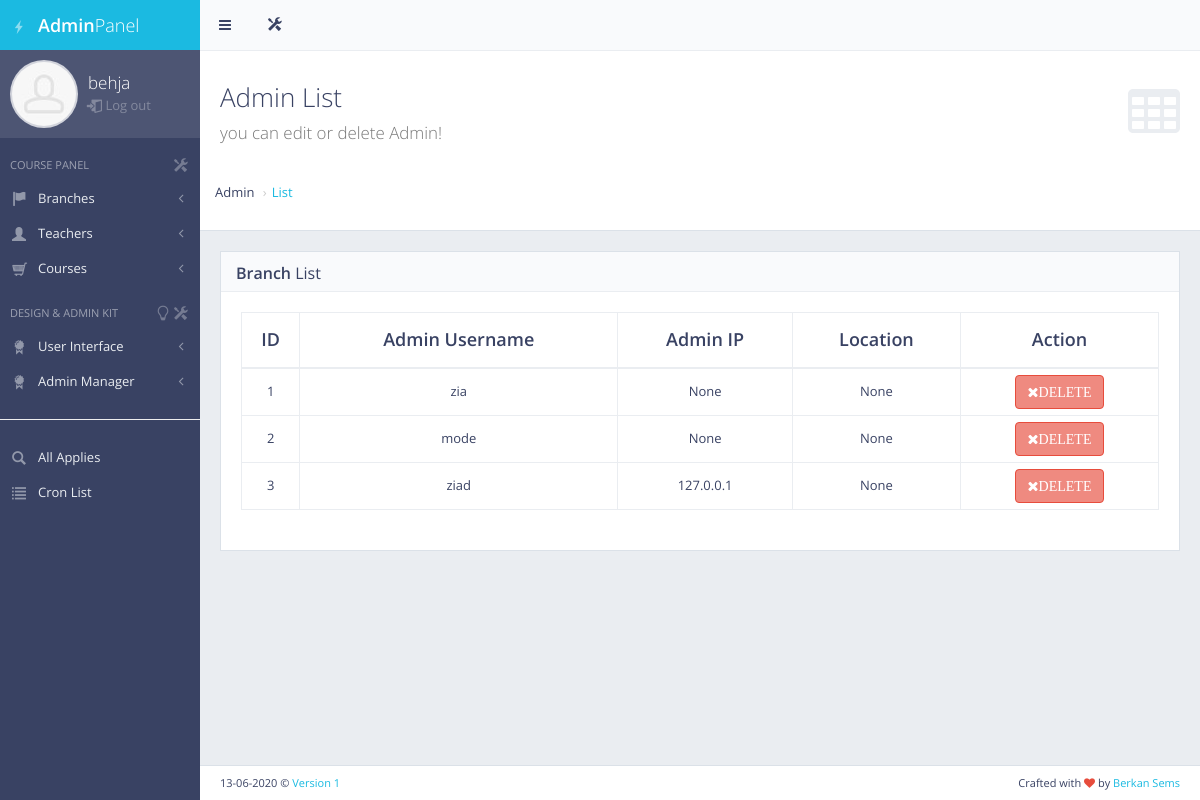
/panel/admin_list/ (signed in), run on the app's committed database.
### panel/models.py (models this page shows)
class Admins(models.Model):
    user = models.OneToOneField(User,null=True,on_delete=models.CASCADE)
    name = models.CharField(max_length=200)
    ip = models.CharField(max_length=200,null=True,blank=True)
    country = models.CharField(max_length=200,null=True)

### panel/decorators.py (the view)
        def wrapper_function(request, *args, **kwargs):
            group = None
            if request.user.groups.exists():
                group = request.user.groups.all()[0].name
            for role in allowed_roles:
                if group == role:
                    return view_func(request, *args, **kwargs)
            return HttpResponse("You are not authorized to view this page")

### panel/views.py (called while the page is built)
@login_required(login_url='my_login')
@allowed_users(allowed_roles=['admin'])
def adminList(request):
    adminUsers=Admins.objects.all().exclude(user=request.user.is_staff)
    context={'adminUsers':adminUsers}
    return render(request,'back/admin_list.html',context)

### templates/back/admin_list.html (shortened to what this page needs)
{% extends 'back/master_panel.html' %}
{% load static %}
{% block content %}
    <div id="page-content">
        <div class="content-header">
            <div class="header-section">
                <h1>
                    <i class="fa fa-table"></i>Admin List<br><small>you can edit or delete Admin!</small>
                </h1>
            </div>
            <div class="breadcrumb breadcrump-top">
                <li>Admin</li>
                <li><a href="#">List</a></li>
            </div>
        </div>
        <div class="block full">
            <div class="block-title">
                <h2><strong>Branch</strong> List</h2>
            </div>
            <div class="table-responsive">
                <table id="example-datatable" class="table table-vcenter table-condensed table-bordered">
                    <thead>
                    <tr>
                        <th class="text-center">ID</th>
                        <th class="text-center">Admin Username</th>
                        <th class="text-center">Admin IP</th>
                        <th class="text-center">Location</th>
                        <th class="text-center">Action</th>
                    </tr>
                    </thead>
                    <tbody>
                    {% for admin in adminUsers %}
                        <tr class="text-center">
                            <td>{{ admin.id }}</td>
                            <td>{{ admin.user }}</td>
                            <td>{{ admin.ip }}</td>
                            <td>{{ admin.country }}</td>
                            <td class="text-center">
                                <div class="btn-group">
                                    <a href="{% url 'admin_delete' admin.id %}" data-toggle="tooltip" title="Delete"
                                       class="btn btn-danger"><i class="fa fa-times">DELETE</i></a>
                                </div>
                            </td>
                        </tr>
                    {% endfor %}
                    </tbody>
                </table>
            </div>
        </div>
    </div>
{% endblock %}

### templates/back/master_panel.html (shortened to what this page needs)
{% load static %}
<!DOCTYPE html>
 <html class="no-js" lang="en">
    <head>
        <link rel="stylesheet" href="{% static 'back/css/bootstrap.min.css' %}">
        <link rel="stylesheet" href="{% static 'back/css/plugins.css' %}">
        <link rel="stylesheet" href="{% static 'back/css/main.css' %}">
        <link rel="stylesheet" href="{% static 'back/css/themes.css' %}">
    </head>
    <body>
        <div id="page-wrapper">
            <div id="page-container" class="sidebar-partial sidebar-visible-lg sidebar-no-animations">
                <div id="sidebar">
                    <div id="sidebar-scroll">
                        <div class="sidebar-content">
                            <a href="{% url 'panel' %}" class="sidebar-brand">
                                <i class="gi gi-flash"></i><span class="sidebar-nav-mini-hide"><strong>Admin</strong>Panel</span>
                            </a>
                            <div class="sidebar-section sidebar-user clearfix sidebar-nav-mini-hide">
                                <div class="sidebar-user-avatar">
                                    <a href="{% url 'panel' %}">
                                        <img src="{% static 'back/img/placeholders/avatars/avatar2.jpg' %}" alt="avatar">
                                    </a>
                                </div>
                                <div class="sidebar-user-name">{{ request.user.username }}</div>
                                <div class="sidebar-user-links">
                                    <a href="{% url 'my_logout' %}" data-toggle="tooltip" data-placement="bottom" title="Logout"><i class="gi gi-exit "></i>  Log out</a>
                                </div>
                            </div>
                            <ul class="sidebar-nav">
                                <li class="sidebar-header">
                                    <span class="sidebar-header-options clearfix"><a href="javascript:void(0)" data-toggle="tooltip" title="Quick Settings"><i class="gi gi-settings"></i></a></span>
                                    <span class="sidebar-header-title">Course Panel</span>
                                </li>
                                <li>
                                    <a href="#" class="sidebar-nav-menu"><i class="fa fa-angle-left sidebar-nav-indicator sidebar-nav-mini-hide"></i><i class="gi gi-flag sidebar-nav-icon"></i><span class="sidebar-nav-mini-hide">Branches</span></a>
                                </li>
                                <li>
                                    <a href="#" class="sidebar-nav-menu"><i class="fa fa-angle-left sidebar-nav-indicator sidebar-nav-mini-hide"></i><i class="hi hi-user sidebar-nav-icon"></i><span class="sidebar-nav-mini-hide">Teachers</span></a>
                                </li>
                                <li>
                                    <a href="#" class="sidebar-nav-menu"><i class="fa fa-angle-left sidebar-nav-indicator sidebar-nav-mini-hide"></i><i class="gi gi-shopping_cart sidebar-nav-icon"></i><span class="sidebar-nav-mini-hide">Courses</span></a>
                                </li>
                                <li class="sidebar-header">
                                    <span class="sidebar-header-options clearfix"><a href="javascript:void(0)" data-toggle="tooltip" title="Quick Settings"><i class="gi gi-settings"></i></a><a href="javascript:void(0)" data-toggle="tooltip" title="Change slider image and features!"><i class="gi gi-lightbulb"></i></a></span>
                                    <span class="sidebar-header-title">Design & Admin Kit</span>
                                </li>
                                <li>
                                    <a href="#" class="sidebar-nav-menu"><i class="fa fa-angle-left sidebar-nav-indicator sidebar-nav-mini-hide"></i><i class="gi gi-certificate sidebar-nav-icon"></i><span class="sidebar-nav-mini-hide">User Interface</span></a>
                                </li>
                                <li>
                                    <a href="#" class="sidebar-nav-menu"><i class="fa fa-angle-left sidebar-nav-indicator sidebar-nav-mini-hide"></i><i class="gi gi-certificate sidebar-nav-icon"></i><span class="sidebar-nav-mini-hide">Admin Manager</span></a>
                                </li>
                                <hr>
                                <li>
                                    <a href="{% url 'applies' %}"><i class="gi gi-search sidebar-nav-icon"></i>All Applies</a>
                                </li>
                                <li>
                                    <a href="{% url 'cron_list' %}"><i class="gi gi-list sidebar-nav-icon"></i>Cron List</a>
                                </li>
                            </ul>
                        </div>
                    </div>
                </div>
                <div id="main-container">
                    <header class="navbar navbar-default">
                        <ul class="nav navbar-nav-custom">
                            <li>
                                <a href="javascript:void(0)" onclick="App.sidebar('toggle-sidebar');this.blur();">
                                    <i class="fa fa-bars fa-fw"></i>
                                </a>
                            </li>
                            <li class="dropdown">
                                <a href="javascript:void(0)" class="dropdown-toggle" data-toggle="dropdown">
                                    <i class="gi gi-settings"></i>
                                </a>
                            </li>
                        </ul>
                    </header>
                    {% block content %}
                    {% endblock %}
                    <footer class="clearfix">
                        <div class="pull-right">
                            Crafted with <i class="fa fa-heart text-danger"></i> by <a href="https://1.envato.market/ydb" target="_blank">Berkan Sems</a>
                        </div>
                        <div class="pull-left">
                            <span>13-06-2020</span> &copy; <a>Version 1</a>
                        </div>
                    </footer>
                </div>
            </div>
        </div>
    </body>
</html>

### data on the page
Admins: id "1", user "zia", ip "None", country "None"
Admins: id "2", user "mode", ip "None", country "None"
Admins: id "3", user "ziad", ip "127.0.0.1", country "None"

### other printed values
{{ request.user.username }} "behja"
